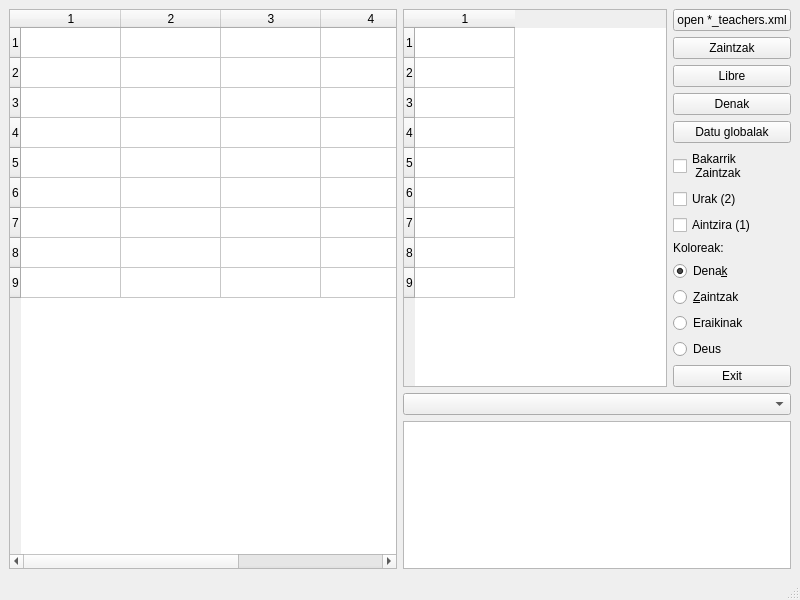
<?xml version="1.0" encoding="UTF-8"?>
<ui version="4.0">
 <class>MainWindow</class>
 <widget class="QMainWindow" name="MainWindow">
  <property name="geometry">
   <rect>
    <x>0</x>
    <y>0</y>
    <width>800</width>
    <height>600</height>
   </rect>
  </property>
  <property name="windowTitle">
   <string>Ordutegia</string>
  </property>
  <widget class="QWidget" name="centralwidget">
   <property name="sizePolicy">
    <sizepolicy hsizetype="Expanding" vsizetype="Expanding">
     <horstretch>0</horstretch>
     <verstretch>0</verstretch>
    </sizepolicy>
   </property>
   <layout class="QHBoxLayout" name="horizontalLayout">
    <item>
     <widget class="QTableWidget" name="tableWidget">
      <property name="sizePolicy">
       <sizepolicy hsizetype="Expanding" vsizetype="Expanding">
        <horstretch>0</horstretch>
        <verstretch>0</verstretch>
       </sizepolicy>
      </property>
      <property name="editTriggers">
       <set>QAbstractItemView::NoEditTriggers</set>
      </property>
      <property name="rowCount">
       <number>9</number>
      </property>
      <property name="columnCount">
       <number>5</number>
      </property>
      <attribute name="horizontalHeaderStretchLastSection">
       <bool>false</bool>
      </attribute>
      <attribute name="verticalHeaderStretchLastSection">
       <bool>false</bool>
      </attribute>
      <row/>
      <row/>
      <row/>
      <row/>
      <row/>
      <row/>
      <row/>
      <row/>
      <row/>
      <column/>
      <column/>
      <column/>
      <column/>
      <column/>
     </widget>
    </item>
    <item>
     <layout class="QVBoxLayout" name="verticalLayout_2">
      <item>
       <layout class="QHBoxLayout" name="horizontalLayout_2">
        <item>
         <widget class="QTableWidget" name="tableWidget_2">
          <property name="rowCount">
           <number>9</number>
          </property>
          <property name="columnCount">
           <number>1</number>
          </property>
          <row/>
          <row/>
          <row/>
          <row/>
          <row/>
          <row/>
          <row/>
          <row/>
          <row/>
          <column/>
         </widget>
        </item>
        <item>
         <layout class="QVBoxLayout" name="verticalLayout_3">
          <item>
           <widget class="QPushButton" name="openB">
            <property name="text">
             <string>open *_teachers.xml</string>
            </property>
           </widget>
          </item>
          <item>
           <widget class="QPushButton" name="zaintzakButton">
            <property name="text">
             <string>Zaintzak</string>
            </property>
           </widget>
          </item>
          <item>
           <widget class="QPushButton" name="libreButton">
            <property name="text">
             <string>Libre</string>
            </property>
           </widget>
          </item>
          <item>
           <widget class="QPushButton" name="denakButton">
            <property name="text">
             <string>Denak</string>
            </property>
           </widget>
          </item>
          <item>
           <widget class="QPushButton" name="EvaluateAllButton">
            <property name="text">
             <string>Datu globalak</string>
            </property>
           </widget>
          </item>
          <item>
           <widget class="QCheckBox" name="bzaintzakCB">
            <property name="text">
             <string>Bakarrik
 Zaintzak</string>
            </property>
           </widget>
          </item>
          <item>
           <widget class="QCheckBox" name="urakCB">
            <property name="text">
             <string>Urak (2)</string>
            </property>
           </widget>
          </item>
          <item>
           <widget class="QCheckBox" name="aintziraCB">
            <property name="text">
             <string>Aintzira (1)</string>
            </property>
           </widget>
          </item>
          <item>
           <widget class="QLabel" name="label">
            <property name="sizePolicy">
             <sizepolicy hsizetype="Preferred" vsizetype="Fixed">
              <horstretch>0</horstretch>
              <verstretch>0</verstretch>
             </sizepolicy>
            </property>
            <property name="text">
             <string>Koloreak:</string>
            </property>
           </widget>
          </item>
          <item>
           <widget class="QRadioButton" name="denakRB">
            <property name="text">
             <string>Dena&amp;k</string>
            </property>
            <property name="checked">
             <bool>true</bool>
            </property>
           </widget>
          </item>
          <item>
           <widget class="QRadioButton" name="zaintzakRB">
            <property name="text">
             <string>&amp;Zaintzak</string>
            </property>
           </widget>
          </item>
          <item>
           <widget class="QRadioButton" name="eraikinakRB">
            <property name="text">
             <string>Eraikinak</string>
            </property>
           </widget>
          </item>
          <item>
           <widget class="QRadioButton" name="deusRB">
            <property name="text">
             <string>Deus</string>
            </property>
           </widget>
          </item>
          <item>
           <widget class="QPushButton" name="ateraButton">
            <property name="text">
             <string>Exit</string>
            </property>
           </widget>
          </item>
         </layout>
        </item>
       </layout>
      </item>
      <item>
       <widget class="QComboBox" name="teacherCB"/>
      </item>
      <item>
       <widget class="QListWidget" name="listWidget"/>
      </item>
     </layout>
    </item>
   </layout>
  </widget>
  <widget class="QMenuBar" name="menubar">
   <property name="geometry">
    <rect>
     <x>0</x>
     <y>0</y>
     <width>800</width>
     <height>30</height>
    </rect>
   </property>
  </widget>
  <widget class="QStatusBar" name="statusbar"/>
 </widget>
 <resources/>
 <connections/>
</ui>
